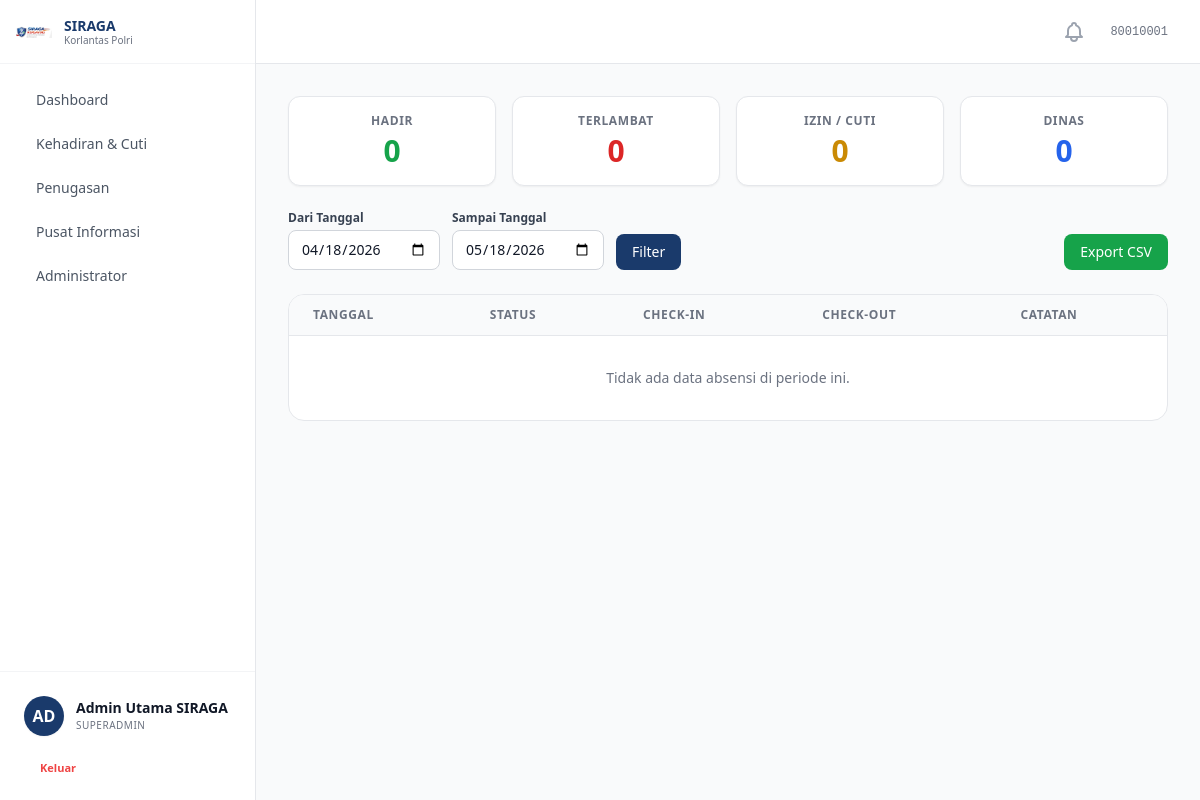
/absensi/rekap/pribadi/ (signed in), run on the app's committed database.
### accounts/models.py (models this page shows, shortened)
class MenuItem(models.Model):
    label = models.CharField(max_length=100, verbose_name='Label')
    path = models.CharField(max_length=200, blank=True, verbose_name='Path / URL Name')
    icon = models.CharField(max_length=100, blank=True, verbose_name='Icon')
    parent = models.ForeignKey(
        'self', on_delete=models.CASCADE, null=True, blank=True,
        related_name='submenus', verbose_name='Parent Menu'
    )
    sort_order = models.IntegerField(default=0, verbose_name='Sort Order')
    is_active = models.BooleanField(default=True, verbose_name='Active')
    class Meta:
        verbose_name = 'Menu Item'
        verbose_name_plural = 'Menu Items'
        ordering = ['sort_order', 'label']
    def get_url(self):
        try:
            return reverse(self.path)
        except NoReverseMatch:
            return self.path

class Personel(AbstractBaseUser, PermissionsMixin):
    ROLE_CHOICES = [
        ('personel', 'Personel'),
        ('operator', 'Operator'),
        ('pimpinan', 'Pimpinan'),
        ('superadmin', 'Superadmin'),
    ]
    PANGKAT_CHOICES = [
        ('Bharada', 'Bharada'),
        ('Bhayangkara', 'Bhayangkara'),
        ('Bripda', 'Bripda'),
        ('Briptu', 'Briptu'),
        ('Brigpol', 'Brigpol'),
        ('Bripka', 'Bripka'),
        ('Aipda', 'Aipda'),
        ('Aiptu', 'Aiptu'),
        ('Ipda', 'Ipda'),
        ('Iptu', 'Iptu'),
        ('AKP', 'AKP'),
        ('Kompol', 'Kompol'),
        ('AKBP', 'AKBP'),
        ('Kombespol', 'Kombespol'),
        ('Brigjen Pol', 'Brigjen Pol'),
        ('Irjen Pol', 'Irjen Pol'),
        ('Komjen Pol', 'Komjen Pol'),
        ('Jenderal Pol', 'Jenderal Pol'),
    ]
    nrp = models.CharField(max_length=20, unique=True, verbose_name='NRP')
    nama_lengkap = models.CharField(max_length=200, verbose_name='Nama Lengkap')
    email = models.EmailField(blank=True, verbose_name='Email')
    no_hp = models.CharField(max_length=20, blank=True, verbose_name='No. HP')
    pangkat = models.CharField(max_length=50, choices=PANGKAT_CHOICES, blank=True, verbose_name='Pangkat')
    jabatan = models.CharField(max_length=200, blank=True, verbose_name='Jabatan')
    satker = models.ForeignKey(
        Satker, on_delete=models.SET_NULL, null=True, blank=True,
        related_name='personel', verbose_name='Satuan Kerja'
    )
    role = models.CharField(max_length=20, choices=ROLE_CHOICES, default='personel', verbose_name='Role')
    role_obj = models.ForeignKey(
        Role, on_delete=models.SET_NULL, null=True, blank=True,
        related_name='personel_set', verbose_name='Role (Object)'
    )
    foto = models.ImageField(upload_to='foto_personel/', blank=True, null=True, verbose_name='Foto')
    is_active = models.BooleanField(default=False)
    status_verifikasi = models.CharField(
        max_length=20,
        choices=[('pending', 'Pending'), ('approved', 'Approved')],
        default='pending'
    )
    is_staff = models.BooleanField(default=False)
    tanggal_bergabung = models.DateTimeField(auto_now_add=True)
    tanggal_nonaktif = models.DateTimeField(null=True, blank=True, verbose_name='Tanggal Dinonaktifkan')
    alasan_nonaktif = models.TextField(blank=True, verbose_name='Alasan Dinonaktifkan')
    objects = PersonelManager()
    USERNAME_FIELD = 'nrp'
    REQUIRED_FIELDS = ['nama_lengkap']
    class Meta:
        verbose_name = 'Personel'
        verbose_name_plural = 'Personel'
        ordering = ['nama_lengkap']
    @property
    def is_superadmin(self):
        if self.role_obj:
            return self.role_obj.nama.lower() == 'superadmin'
        return self.role == 'superadmin'

class Role(models.Model):
    nama = models.CharField(max_length=100, unique=True, verbose_name='Nama Role')
    deskripsi = models.TextField(blank=True, verbose_name='Deskripsi')
    dibuat_pada = models.DateTimeField(default=timezone.now, verbose_name='Dibuat Pada')
    menus = models.ManyToManyField(MenuItem, blank=True, related_name='roles', verbose_name='Menu Access')
    class Meta:
        verbose_name = 'Role'
        verbose_name_plural = 'Role'
        ordering = ['nama']

### absensi/views.py (the view)
# urls.py: path('rekap/pribadi/', views.rekap_pribadi_view, name='rekap_pribadi'),
@login_required
def rekap_pribadi_view(request):
    today = timezone.localdate()
    date_from = request.GET.get('date_from', (today - timedelta(days=30)).strftime('%Y-%m-%d'))
    date_to = request.GET.get('date_to', today.strftime('%Y-%m-%d'))
    records = RekorAbsensi.objects.filter(
        personel=request.user,
        tanggal__range=[date_from, date_to],
    ).select_related('sprin').order_by('-tanggal', '-waktu_masuk')
    if request.GET.get('export') == 'csv':
        return _export_personal_csv(records, f"Rekap_Pribadi_{request.user.nrp}_{date_from}_to_{date_to}")
    for record in records:
        record.status_badge = _get_record_badge(record)
        record.terlambat = _is_terlambat(record)
    context = {
        'records': records,
        'stats': _build_personal_stats(records),
        'date_from': date_from,
        'date_to': date_to,
    }
    return render(request, 'absensi/rekap_pribadi.html', context)

### absensi/views.py (called while the page is built)
def _build_personal_stats(queryset):
    records = list(queryset)
    return {
        'total_hadir': sum(1 for record in records if record.status == 'hadir' and not record.sprin_id),
        'total_terlambat': sum(1 for record in records if _is_terlambat(record)),
        'total_izin': sum(1 for record in records if record.status in ['izin', 'cuti']),
        'total_dinas': sum(1 for record in records if record.sprin_id),
    }

### accounts/context_processor.py (called while the page is built)
def jumlah_verifikasi(request):
    if request.user.is_authenticated and (request.user.is_superadmin or request.user.is_operator):
        count = Personel.objects.filter(status_verifikasi='pending').count()
        return {'jumlah_pending_verifikasi': count}
    return {'jumlah_pending_verifikasi': 0}

### notifikasi/context_processors.py (called while the page is built)
def notifikasi_unread_count(request):
    if request.user.is_authenticated:
        count = Notifikasi.objects.filter(user=request.user, is_read=False).count()
        return {'notif_unread_count': count}
    return {'notif_unread_count': 0}

### sprin/context_processors.py (called while the page is built)
def user_role(request):
    role = request.session.get('user_role', 'Operator')
    if role not in ['Operator', 'SDM', 'Pimpinan']:
        role = 'Operator'
    return {'user_role': role}

### templates/absensi/rekap_pribadi.html (shortened to what this page needs)
{% extends 'base.html' %}
{% block content %}
<div class="max-w-5xl mx-auto space-y-6">
  <div class="grid grid-cols-2 md:grid-cols-4 gap-4">
    <div class="bg-white rounded-xl shadow-sm border border-gray-200 p-4 text-center">
      <p class="text-xs font-semibold text-gray-500 uppercase tracking-wider mb-1">Hadir</p>
      <p class="text-3xl font-bold text-green-600">{{ stats.total_hadir }}</p>
    </div>
    <div class="bg-white rounded-xl shadow-sm border border-gray-200 p-4 text-center">
      <p class="text-xs font-semibold text-gray-500 uppercase tracking-wider mb-1">Terlambat</p>
      <p class="text-3xl font-bold text-red-600">{{ stats.total_terlambat }}</p>
    </div>
    <div class="bg-white rounded-xl shadow-sm border border-gray-200 p-4 text-center">
      <p class="text-xs font-semibold text-gray-500 uppercase tracking-wider mb-1">Izin / Cuti</p>
      <p class="text-3xl font-bold text-yellow-600">{{ stats.total_izin }}</p>
    </div>
    <div class="bg-white rounded-xl shadow-sm border border-gray-200 p-4 text-center">
      <p class="text-xs font-semibold text-gray-500 uppercase tracking-wider mb-1">Dinas</p>
      <p class="text-3xl font-bold text-blue-600">{{ stats.total_dinas }}</p>
    </div>
  </div>
  <div class="flex flex-col md:flex-row md:items-end justify-between gap-4">
    <form method="get" class="flex flex-wrap items-end gap-3">
      <div>
        <label class="block text-xs font-semibold text-gray-700 mb-1">Dari Tanggal</label>
        <input type="date" name="date_from" value="{{ date_from }}" class="px-3 py-2 bg-white border border-gray-300 rounded-lg text-sm">
      </div>
      <div>
        <label class="block text-xs font-semibold text-gray-700 mb-1">Sampai Tanggal</label>
        <input type="date" name="date_to" value="{{ date_to }}" class="px-3 py-2 bg-white border border-gray-300 rounded-lg text-sm">
      </div>
      <button type="submit" class="px-4 py-2 bg-[#1a3a6b] text-white text-sm font-medium rounded-lg hover:bg-[#2d5da6]">
        Filter
      </button>
    </form>
    <a href="?date_from={{ date_from }}&date_to={{ date_to }}&export=csv" class="inline-flex items-center gap-2 px-4 py-2 bg-green-600 text-white text-sm font-medium rounded-lg hover:bg-green-700">
      Export CSV
    </a>
  </div>
  <div class="bg-white rounded-2xl border border-gray-200 overflow-hidden">
    <div class="overflow-x-auto">
      <table class="w-full text-left border-collapse">
        <thead>
          <tr class="bg-gray-50 border-b border-gray-200 text-xs uppercase text-gray-500 font-semibold tracking-wider">
            <th class="px-6 py-3">Tanggal</th>
            <th class="px-6 py-3">Status</th>
            <th class="px-6 py-3">Check-In</th>
            <th class="px-6 py-3">Check-Out</th>
            <th class="px-6 py-3">Catatan</th>
          </tr>
        </thead>
        <tbody class="divide-y divide-gray-200">
          {% for record in records %}
          <tr class="hover:bg-gray-50 transition-colors">
            <td class="px-6 py-4 text-sm font-semibold text-gray-900">{{ record.tanggal|date:"l, d M Y" }}</td>
            <td class="px-6 py-4 text-sm text-gray-700">{{ record.status_badge }}</td>
            <td class="px-6 py-4 text-sm font-mono text-gray-700">{{ record.waktu_masuk|time:"H:i"|default:"-" }}</td>
            <td class="px-6 py-4 text-sm font-mono text-gray-700">{{ record.waktu_keluar|time:"H:i"|default:"-" }}</td>
            <td class="px-6 py-4 text-sm text-gray-500">{{ record.catatan|default:"-" }}</td>
          </tr>
          {% empty %}
          <tr>
            <td colspan="5" class="px-6 py-8 text-center text-sm text-gray-500">Tidak ada data absensi di periode ini.</td>
          </tr>
          {% endfor %}
        </tbody>
      </table>
    </div>
  </div>
</div>
{% endblock %}

### templates/base.html (shortened to what this page needs)
{% load static %}
<!DOCTYPE html>
<html lang="id" class="h-full">
<head>
  <script src="https://cdn.tailwindcss.com"></script>
  <link rel="stylesheet" href="{% static 'css/custom.css' %}" />
</head>
<body class="h-full bg-gray-50 text-gray-900 antialiased" x-data="{ sidebarOpen: true }">
  {% if user.is_authenticated %}
  <div class="flex h-screen overflow-hidden">
    <aside
      :class="sidebarOpen ? 'w-64' : 'w-20'"
      class="flex flex-col bg-white border-r border-gray-200 transition-all duration-300 ease-in-out z-20 overflow-x-hidden"
    >
      <div class="flex h-16 items-center justify-between px-4 border-b border-gray-100 shrink-0">
        <div class="flex items-center gap-3" x-show="sidebarOpen" x-transition:enter.opacity.duration.300ms>
          {% load static %}
          <img src="{% static 'images/logo-siraga.png' %}" alt="SIRAGA" class="w-9 h-9 object-contain" />
          <div>
            <p class="text-sm font-bold text-[#1a3a6b] leading-tight">SIRAGA</p>
            <p class="text-[10px] text-gray-500 leading-tight">Korlantas Polri</p>
          </div>
        </div>
        <button @click="sidebarOpen = !sidebarOpen"
                class="p-2 rounded-lg text-gray-400 hover:bg-gray-100 hover:text-primary transition-colors shrink-0"
                :class="!sidebarOpen ? 'mx-auto' : ''">
        </button>
      </div>
      <div class="flex-1 overflow-y-auto py-4 px-3 space-y-1 custom-scrollbar">
        {% for menu in sidebar_menus %}
          {% if not menu.submenus.all %}
            <a href="{{ menu.get_url }}"
               class="flex items-center gap-3 px-3 py-2.5 rounded-xl transition-all group hover:bg-primary/5"
               :class="!sidebarOpen ? 'justify-center' : ''">
              <span x-show="sidebarOpen" x-transition.opacity class="text-sm font-medium text-gray-600 group-hover:text-primary whitespace-nowrap">
                {{ menu.label }}
              </span>
            </a>
          {% else %}
            <div x-data="{ dropdownOpen: false }">
              <button @click="dropdownOpen = !dropdownOpen"
                      class="w-full flex items-center justify-between px-3 py-2.5 rounded-xl transition-all group hover:bg-primary/5"
                      :class="!sidebarOpen ? 'justify-center' : ''">
                <div class="flex items-center gap-3">
                  <span x-show="sidebarOpen" x-transition.opacity class="text-sm font-medium text-gray-600 group-hover:text-primary whitespace-nowrap">
                    {{ menu.label }}
                  </span>
                </div>
              </button>
            </div>
          {% endif %}
        {% endfor %}
      </div>
      <div class="mt-auto border-t border-gray-100 p-4 shrink-0">
        <a href="{% url 'accounts:profil' %}"
           class="flex items-center gap-3 p-2 rounded-xl hover:bg-gray-50 transition-all group"
           :class="!sidebarOpen ? 'justify-center' : ''">
          <div class="flex h-10 w-10 shrink-0 items-center justify-center rounded-full bg-primary text-white font-bold group-hover:ring-4 group-hover:ring-primary/10 transition-all shadow-sm">
            {% if user.foto %}
              <img src="{{ user.foto.url }}" class="h-10 w-10 rounded-full object-cover" alt="Foto Profil">
            {% else %}
              {{ user.nama_lengkap|slice:":2"|upper }}
            {% endif %}
          </div>
          <div x-show="sidebarOpen" x-transition.opacity class="flex flex-col overflow-hidden whitespace-nowrap">
            <span class="text-sm font-semibold text-gray-900 truncate">{{ user.nama_lengkap }}</span>
            <span class="text-[10px] text-gray-500 truncate uppercase tracking-wider font-medium">{{ user.role_obj.nama}}</span>
          </div>
        </a>
        <form action="{% url 'accounts:logout' %}" method="POST" class="mt-2">
          <button type="submit"
                  class="flex w-full items-center gap-3 px-3 py-2 text-[11px] font-bold text-red-500 hover:bg-red-50 rounded-lg transition-colors"
                  :class="!sidebarOpen ? 'justify-center' : ''">
            <span x-show="sidebarOpen" x-transition.opacity>Keluar</span>
          </button>
        </form>
      </div>
    </aside>
    <main class="flex-1 flex flex-col min-w-0 bg-gray-50 overflow-hidden">
      <header class="h-16 bg-white border-b border-gray-200 flex items-center justify-between px-8 shrink-0">
        <div class="flex items-center gap-4">
          <div class="relative" id="notification-dropdown-wrapper">
              <button type="button" id="notification-btn" class="relative p-2 text-gray-400 hover:text-[#1a3a6b] transition-colors focus:outline-none">
              </button>
          </div>
          <span class="text-xs text-gray-500 font-mono">{{ user.nrp }}</span>
        </div>
      </header>
      <div class="flex-1 overflow-y-auto p-8 custom-scrollbar">
        {% block content %}{% endblock %}
      </div>
    </main>
  </div>
  {% else %}
      {% block full_page %}{% endblock %}
  {% endif %}
</body>
</html>

### static/css/custom.css (style rules this page uses)
html { scroll-behavior: smooth; }

### data on the page
MenuItem: label "Dashboard"
MenuItem: label "Kehadiran & Cuti"
MenuItem: label "Penugasan"
MenuItem: label "Pusat Informasi"
MenuItem: label "Administrator"
Personel: nama_lengkap "AD", nama_lengkap "Admin Utama SIRAGA", role_obj.nama "SUPERADMIN", nrp "80010001"

### other printed values
{{ stats.total_hadir }} "0"
{{ stats.total_terlambat }} "0"
{{ stats.total_izin }} "0"
{{ stats.total_dinas }} "0"
